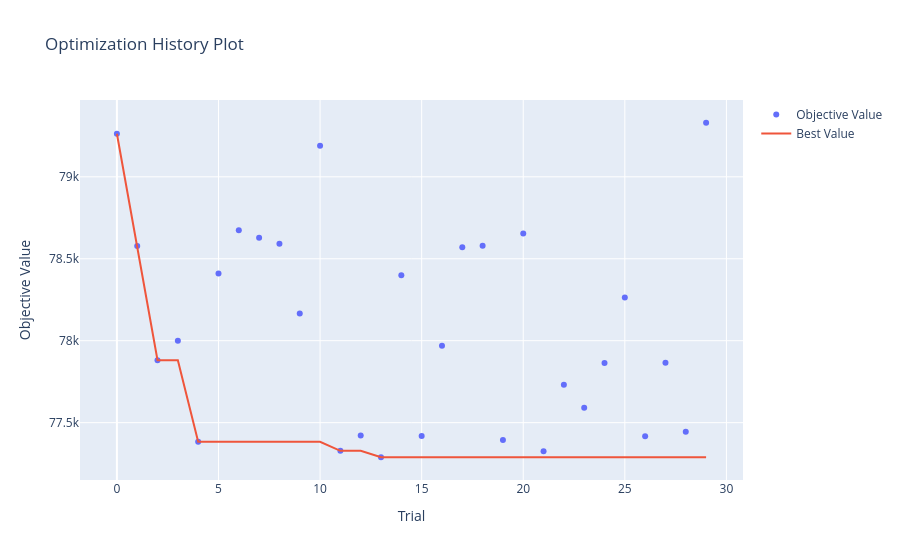
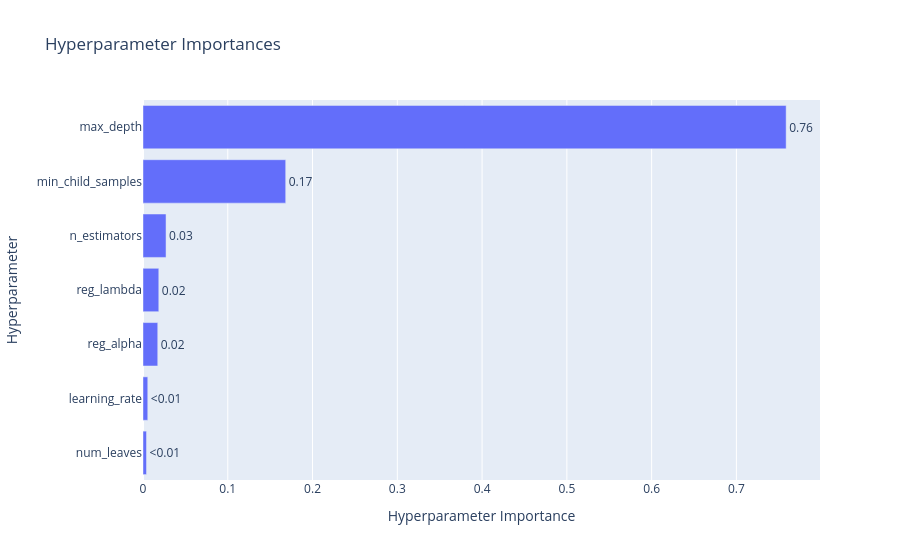

The cell these charts' notebook holds for them, in order:
### Code cell
# Визуализация результатов LGBMRegressor
fig1 = optuna.visualization.plot_optimization_history(study)

# Визуализация важности параметров
fig2 = optuna.visualization.plot_param_importances(study)

display(fig1)
display(fig2)

### Figure 1 — Plotly figure (JSON) as saved in the notebook; plotly's stock layout.template omitted (floating-point values rounded to 4 significant figures)
{"data": [{"mode": "markers", "name": "Objective Value", "x": [0, 1, 2, 3, 4, 5, 6, 7, 8, 9, 10, 11, 12, 13, 14, 15, 16, 17, 18, 19, 20, 21, 22, 23, 24, 25, 26, 27, 28, 29], "y": [79260.0, 78580.0, 77880.0, 78000.0, 77380.0, 78410.0, 78670.0, 78630.0, 78590.0, 78170.0, 79190.0, 77330.0, 77420.0, 77290.0, 78400.0, 77420.0, 77970.0, 78570.0, 78580.0, 77390.0, 78650.0, 77330.0, 77730.0, 77590.0, 77860.0, 78260.0, 77420.0, 77860.0, 77440.0, 79330.0], "type": "scatter"}, {"mode": "lines", "name": "Best Value", "x": [0, 1, 2, 3, 4, 5, 6, 7, 8, 9, 10, 11, 12, 13, 14, 15, 16, 17, 18, 19, 20, 21, 22, 23, 24, 25, 26, 27, 28, 29], "y": [79260.0, 78580.0, 77880.0, 77880.0, 77380.0, 77380.0, 77380.0, 77380.0, 77380.0, 77380.0, 77380.0, 77330.0, 77330.0, 77290.0, 77290.0, 77290.0, 77290.0, 77290.0, 77290.0, 77290.0, 77290.0, 77290.0, 77290.0, 77290.0, 77290.0, 77290.0, 77290.0, 77290.0, 77290.0, 77290.0], "type": "scatter"}, {"marker": {"color": "#cccccc"}, "mode": "markers", "name": "Infeasible Trial", "showlegend": false, "x": [], "y": [], "type": "scatter"}], "layout": {"title": {"text": "Optimization History Plot"}, "xaxis": {"title": {"text": "Trial"}}, "yaxis": {"title": {"text": "Objective Value"}}}}

### Figure 2 — Plotly figure (JSON) as saved in the notebook; plotly's stock layout.template omitted (floating-point values rounded to 4 significant figures)
{"data": [{"cliponaxis": false, "hovertemplate": ["num_leaves (IntDistribution): 0.0041456411846010986<extra></extra>", "learning_rate (FloatDistribution): 0.005623848043854816<extra></extra>", "reg_alpha (FloatDistribution): 0.01740355915900438<extra></extra>", "reg_lambda (FloatDistribution): 0.01862733315062741<extra></extra>", "n_estimators (IntDistribution): 0.027180562522692797<extra></extra>", "min_child_samples (IntDistribution): 0.1683374804118799<extra></extra>", "max_depth (IntDistribution): 0.7586815755273397<extra></extra>"], "name": "Objective Value", "orientation": "h", "text": ["<0.01", "<0.01", "0.02", "0.02", "0.03", "0.17", "0.76"], "textposition": "outside", "x": [0.004146, 0.005624, 0.0174, 0.01863, 0.02718, 0.1683, 0.7587], "y": ["num_leaves", "learning_rate", "reg_alpha", "reg_lambda", "n_estimators", "min_child_samples", "max_depth"], "type": "bar"}], "layout": {"title": {"text": "Hyperparameter Importances"}, "xaxis": {"title": {"text": "Hyperparameter Importance"}}, "yaxis": {"title": {"text": "Hyperparameter"}}}}
